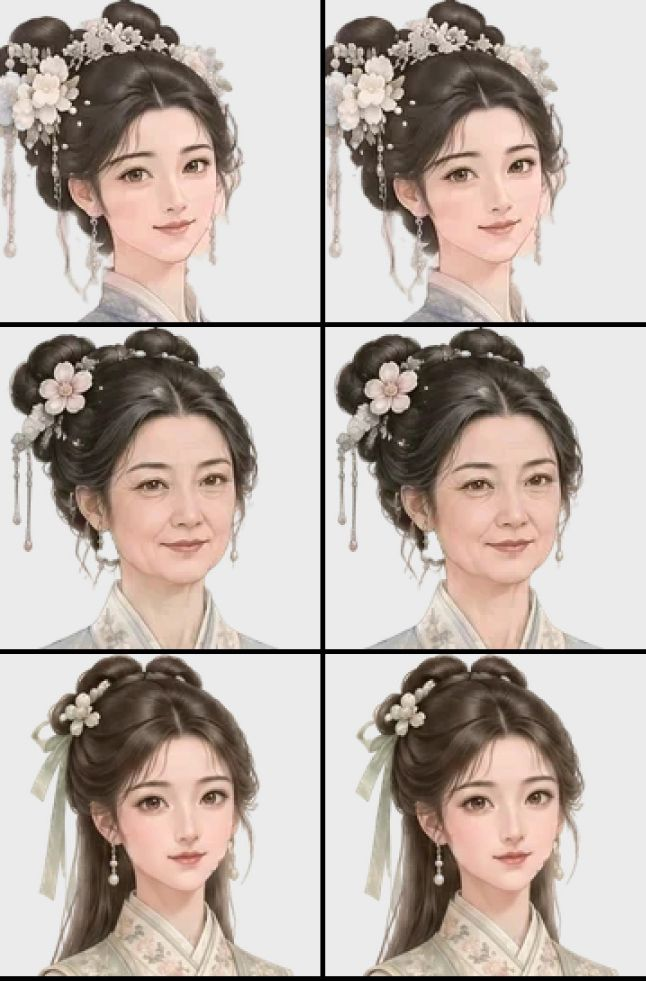
#> input picture dev/art/skin-match/sharp-crops.jpg, 646 x 981 px
$ python -i sharp.py   (imports and definitions only)   (older library calls are emulated)
#> lines starting #> are read from the running program, lines starting #| are printed output that depends on the picture
#!/usr/bin/env python3
"""sharp.py BASEDIR OUTDIR NAME... — is a fixed file softer than its original? (owner live bug: stage face looked blurry)
Per pair: Laplacian variance + Tenengrad (Sobel energy) of gray over solid-alpha pixels, whole fig and head zone (top 22% of the
alpha bbox), ratio after/before (1.00 = same; <0.97 would be visibly softer), and PSNR of L* (OpenCV Lab) over solid pixels.
Prints TSV: name lap_ratio_all lap_ratio_head ten_ratio_head psnrL bytes_before bytes_after"""
import sys, os, numpy as np, cv2
def m(im, box=None):
    g = cv2.cvtColor(im[..., :3], cv2.COLOR_BGR2GRAY).astype(np.float32)
    sol = im[..., 3] >= 250
    sol = cv2.erode(sol.astype(np.uint8), np.ones((5, 5), np.uint8)) > 0   # keep the alpha edge out of it
    lap = cv2.Laplacian(g, cv2.CV_32F, ksize=3); gx = cv2.Sobel(g, cv2.CV_32F, 1, 0); gy = cv2.Sobel(g, cv2.CV_32F, 0, 1)
    ys, xs = np.where(im[..., 3] > 20); y0, y1 = ys.min(), ys.max(); head = np.zeros_like(sol); head[y0:y0 + int(0.22 * (y1 - y0)), :] = True
    out = []
    for z in (sol, sol & head):
        out += [float(lap[z].var()), float((gx[z] ** 2 + gy[z] ** 2).mean())]
    return out, sol
def ratios(a, b):
    ma, _ = m(a); mb, _ = m(b); return mb[2] / ma[2], mb[3] / ma[3]

# [9 lines not run here, left out]

>>> import cv2
>>> picture = cv2.imread('sharp-crops.jpg')
#> picture is the input picture: shape (981, 646, 3); mean B, G, R 170.5, 177.4, 188.9
>>> result = m(picture)
#> in m, `g = cv2.cvtColor(im[..., :3], cv2.COLOR_BGR2GRAY).astype(np.float32)`:
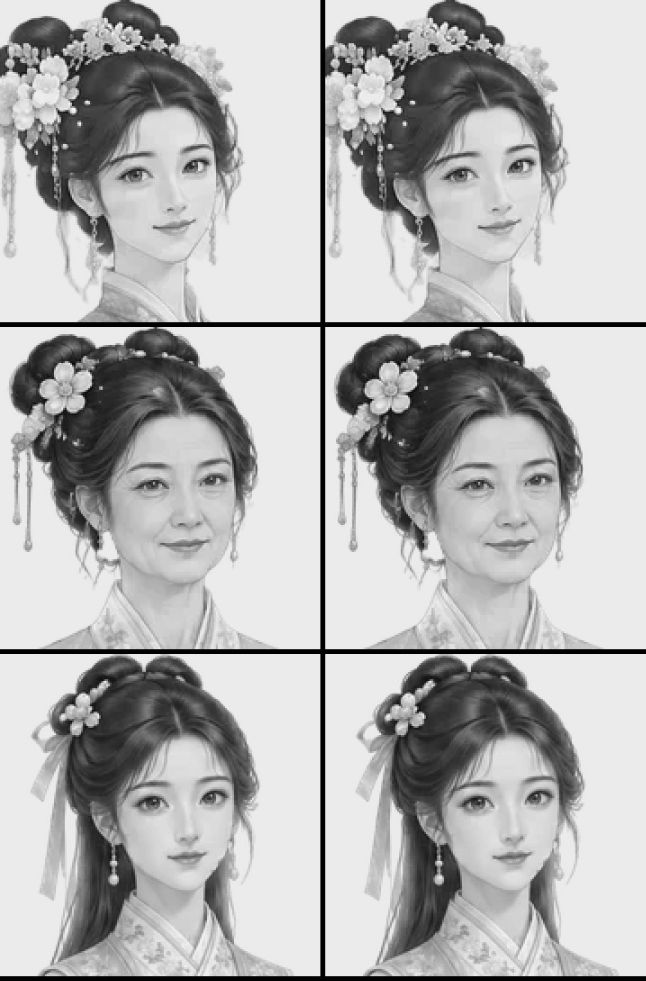
#> g: shape (981, 646) float32; min 0, max 252, mean 180
#> (the run stopped early here; a loop or call above may not have finished)
